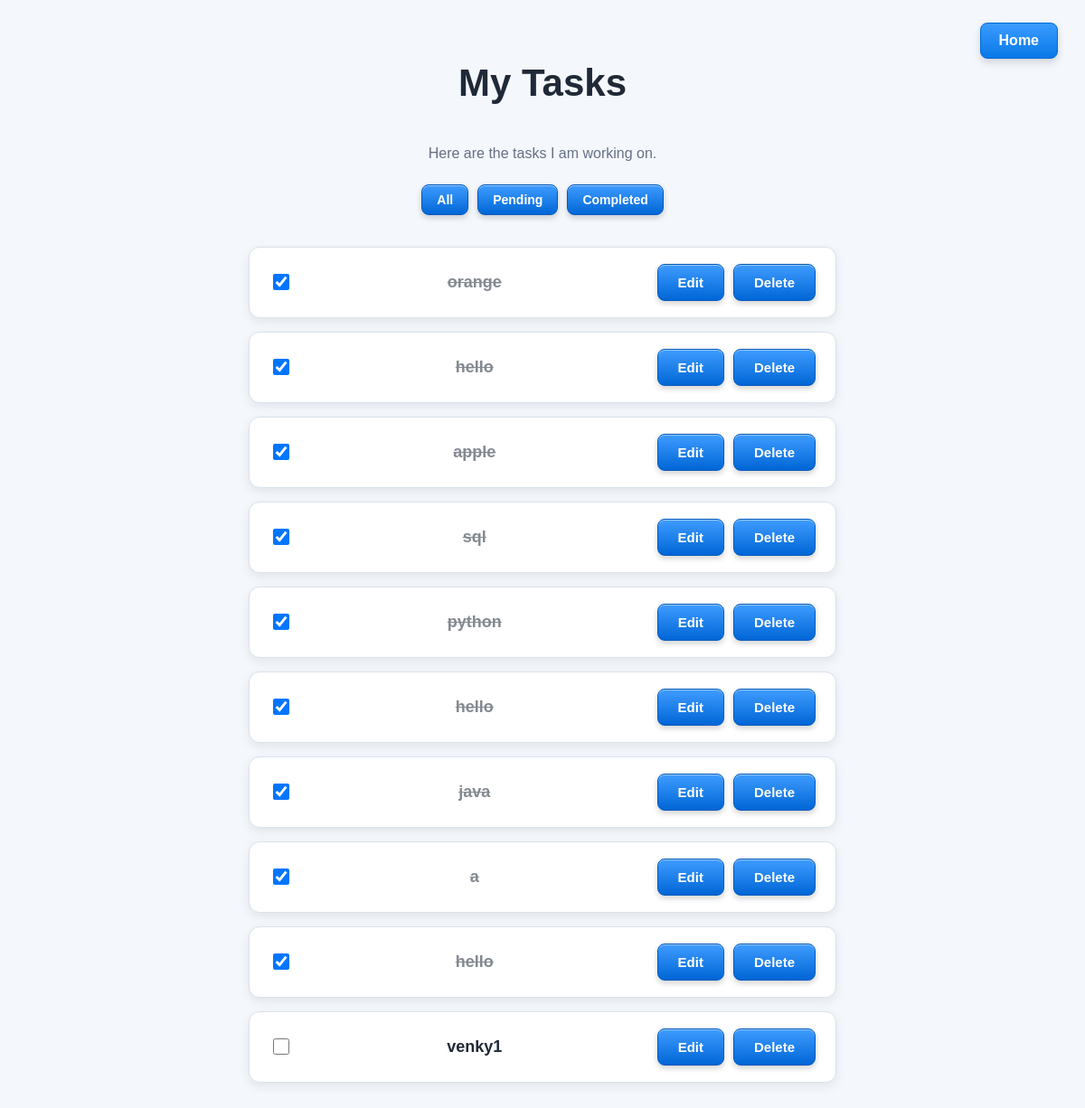
The page /tasks on the database its author committed.
### tables this page shows
CREATE TABLE tasks (
            id INTEGER PRIMARY KEY AUTOINCREMENT,
            task TEXT NOT NULL
        , completed INTEGER DEFAULT 0);

### app.py (the view)
@app.route("/tasks")
def tasks_page():
    db = sqlite3.connect("tasks.db")
    tasks = db.execute(
        "SELECT * FROM tasks"
    ).fetchall()
    db.close()
    return render_template("tasks.html", tasks=tasks)

### templates/tasks.html (shortened to what this page needs)
<!DOCTYPE html>
<html>
<head>
    <link rel="stylesheet"
          href="{{ url_for('static', filename='style.css') }}">
</head>
<body>
    <a href="/" class="home-button">
        Home
    </a>
    <h1>My Tasks</h1>
    <p class="page-description">
        Here are the tasks I am working on.
    </p>
    <div class="task-filters">
        <button type="button"
                onclick="showTasks('all')">
            All
        </button>
        <button type="button"
                onclick="showTasks('pending')">
            Pending
        </button>
        <button type="button"
                onclick="showTasks('completed')">
            Completed
        </button>
    </div>
    <div class="item-list">
        {% for task in tasks %}
        <div class="item-card"
             data-completed="{{ task[2] }}">
            <form action="/complete-task/{{ task[0] }}"
                  method="POST"
                  class="task-check"
                  onsubmit="completeTask(event, this)">
                <input type="checkbox"
                       {% if task[2] == 1 %}checked{% endif %}>
            </form>
            <strong class="{% if task[2] == 1 %}completed-task{% endif %}">
                {{ task[1] }}
            </strong>
            <div class="actions">
                <a href="/edit-task/{{ task[0] }}">
                    <button type="button">
                        Edit
                    </button>
                </a>
                <form action="/delete-task/{{ task[0] }}"
                      method="POST">
                    <button type="submit">
                        Delete
                    </button>
                </form>
            </div>
        </div>
        {% endfor %}
    </div>
</body>
</html>

### static/style.css (style rules this page uses)
body { margin: 0; padding: 40px; font-family: Arial, sans-serif; background: #f4f7fb; text-align: center; }
h1 { font-size: 42px; margin-bottom: 45px; color: #1f2937; }
button { background: linear-gradient(180deg, #3f9cff 0%, #0066d6 100%); color: white; border: 1px solid #0059bd; padding: 11px 22px; border-radius: 8px; font-size: 15px; font-weight: 600; cursor: pointer; box-shadow: inset 0 1px 0 rgba(255, 255, 255, 0.45), 0 3px 6px rgba(0, 0, 0, 0.18); transition: all 0.2s ease; }
.page-description { text-align: center; color: #667085; font-size: 16px; margin-bottom: 25px; }
.item-list { width: 650px; margin: 35px auto 0; }
.item-card { display: flex; align-items: center; justify-content: space-between; background: white; padding: 18px 22px; margin-bottom: 15px; border: 1px solid #d9e2ec; border-radius: 12px; box-shadow: 0 4px 12px rgba(0, 0, 0, 0.08); }
.item-card strong { font-size: 18px; color: #1f2937; }
.actions { display: flex; flex-direction: row; align-items: center; gap: 10px; white-space: nowrap; }
.actions form { display: inline-block; margin: 0; }
.actions a { display: inline-block; }
.home-button { position: absolute; top: 25px; right: 30px; background: linear-gradient(180deg, #3b9cff, #0878e8); color: white; padding: 10px 20px; border-radius: 8px; text-decoration: none; font-weight: bold; border: 1px solid #006bd6; box-shadow: 0 4px 8px rgba(0, 0, 0, 0.15); transition: box-shadow 0.2s ease; }
.task-check { margin: 0; }
.task-check input { width: 18px; height: 18px; cursor: pointer; }
.completed-task { text-decoration: line-through; opacity: 0.55; }
.task-filters { display: flex; justify-content: center; gap: 10px; margin: 20px 0 30px; }
.task-filters button { padding: 8px 16px; font-size: 14px; }

### rows shown on the page
tasks: completed "☑", task "orange"
tasks: completed "☑", task "hello"
tasks: completed "☑", task "apple"
tasks: completed "☑", task "sql"
tasks: completed "☑", task "python"
tasks: completed "☑", task "hello"
tasks: completed "☑", task "java"
tasks: completed "☑", task "a"
tasks: completed "☑", task "hello"
tasks: task "venky1"
